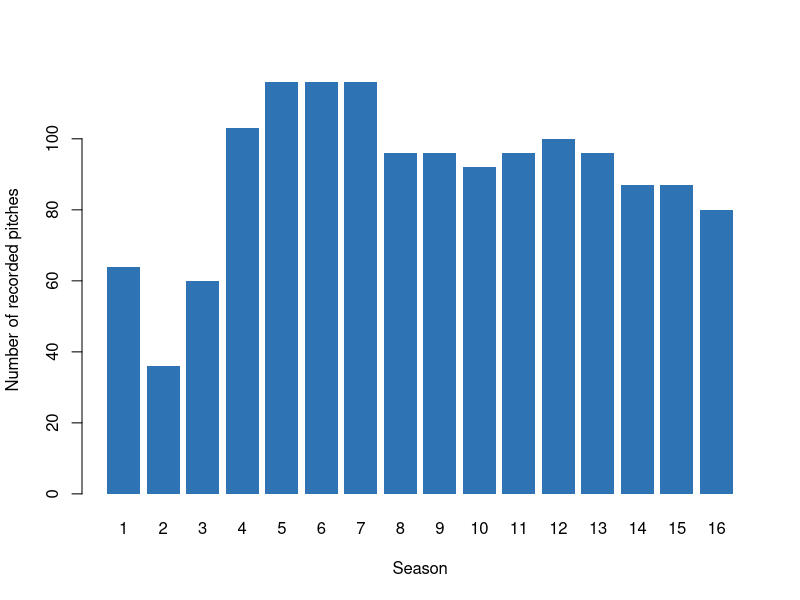
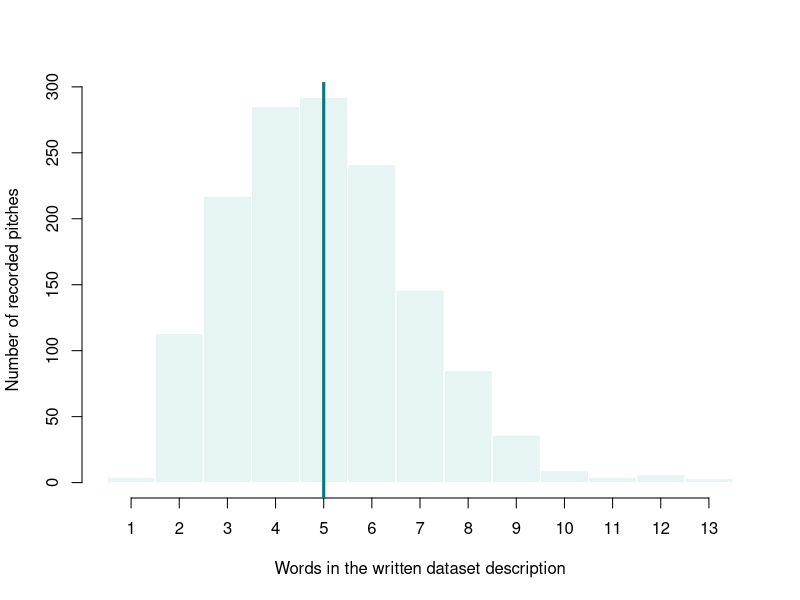

The R script that drew these images, in order:
## ---- chunk 1
knitr::opts_chunk$set(echo = TRUE, message = FALSE, warning = FALSE,
                      fig.width = 7, fig.height = 4.5)
sharks <- read.csv("data/shark_tank_teaching.csv", stringsAsFactors = FALSE)
D <- sharks$deal_on_show == 1
L <- sharks$season >= 9
## ---- chunk 2
season_counts <- table(sharks$season)
season_counts
round(prop.table(season_counts), 3)
## ---- chunk 3
barplot(
  season_counts,
  col = "#2E74B5", border = NA,
  xlab = "Season", ylab = "Number of recorded pitches"
)
## ---- chunk 4
hist(
  sharks$description_words,
  breaks = seq(0.5, 13.5, by = 1),
  col = "#E6F4F3", border = "white",
  main = "",
  xlab = "Words in the written dataset description",
  ylab = "Number of recorded pitches",
  xaxt = "n"
)
axis(1, at = 1:13)
abline(v = median(sharks$description_words), col = "#007C83", lwd = 3)
## ---- chunk 5
c(
  P_D = mean(D),
  P_L = mean(L),
  P_D_and_L = mean(D & L),
  P_not_D = mean(!D),
  P_D_or_L_direct = mean(D | L),
  P_D_or_L_rule = mean(D) + mean(L) - mean(D & L)
)
